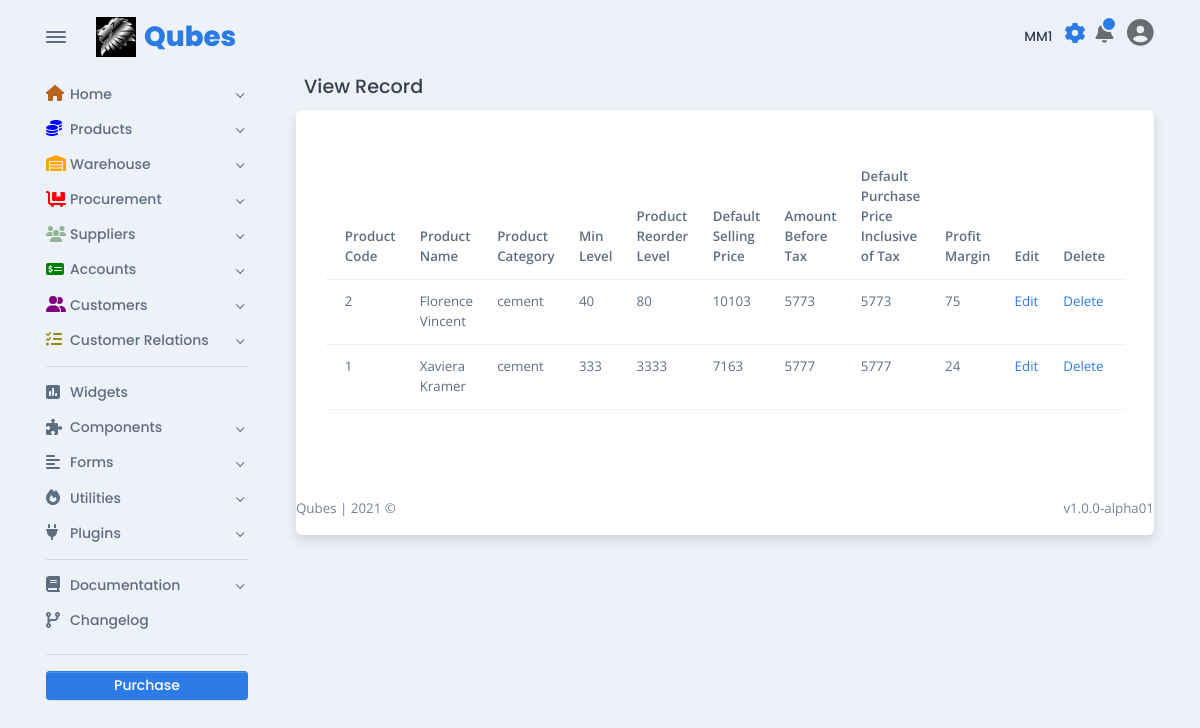
Screenshot of /products/view-product-ui.php (signed in) with the database file from the repository.
### tables this page shows
CREATE TABLE `tbl_product` (
  `product_code` bigint(254) NOT NULL,
  `product_name` varchar(100) NOT NULL,
  `product_unit` varchar(254) NOT NULL,
  `product_category` varchar(254) NOT NULL,
  `min_level` varchar(50) NOT NULL,
  `max_level` varchar(50) NOT NULL,
  `reorder` varchar(50) NOT NULL,
  `product_image` varchar(254) NOT NULL,
  `dsp_price` int(254) NOT NULL,
  `amount_before_tax` int(50) NOT NULL,
  `dpp_inc_tax` int(50) NOT NULL,
  `applicable_tax` int(50) NOT NULL,
  `profit_margin` int(50) NOT NULL,
  `user` varchar(50) NOT NULL,
  `status` varchar(15) NOT NULL DEFAULT 'active'
);

### products/view-product-ui.php (the view, shortened to what this page needs)
<!DOCTYPE html>
<html lang="en-US" dir="ltr">
<?php
include '../includes/base_page/head.php';
?>
<?php
include_once '../includes/dbconnect.php';
?>
<body>
  <main class="main" id="top">
    <div class="container" data-layout="container">
      <?php
      include '../includes/base_page/nav.php';
      ?>
      <div class="content">
        <?php
        include '../navbar-shared.php';
        ?>
        <h5 class="p-2">View Record</h5>
        <div class="card">
          <div class="card-body fs--1 p-4">
            <form>
              <div class="row my-3">
                <div class="col">
                  <table class="table">
                    <thead>
                      <tr>
                        <th scope="col">Product Code</th>
                        <th scope="col">Product Name</th>
                        <th scope="col">Product Category</th>
                        <th scope="col">Min Level</th>
                        <th scope="col">Product Reorder Level</th>
                        <th scope="col">Default Selling Price</th>
                        <th scope="col">Amount Before Tax</th>
                        <th scope="col">Default Purchase Price Inclusive of Tax</th>
                        <th scope="col">Profit Margin</th>
                        <th scope="col">Edit</th>
                        <th scope="col">Delete</th>
                      </tr>
                    </thead>
                    <tbody>
                      <?php
                      $sel_query = "Select * from tbl_product ORDER BY product_code desc;";
                      $result = mysqli_query($conn, $sel_query);
                      while ($row = mysqli_fetch_assoc($result)) { ?>
                        <tr>
                          <td scope="col"><?php echo $row["product_code"]; ?></td>
                          <td scope="col"><?php echo $row["product_name"]; ?></td>
                          <td scope="col"><?php echo $row["product_category"]; ?></td>
                          <td scope="col"><?php echo $row["min_level"]; ?></td>
                          <td scope="col"><?php echo $row["reorder"]; ?></td>
                          <td scope="col"><?php echo $row["dsp_price"]; ?></td>
                          <td scope="col"><?php echo $row["amount_before_tax"]; ?></td>
                          <td scope="col"><?php echo $row["dpp_inc_tax"]; ?></td>
                          <td scope="col"><?php echo $row["profit_margin"]; ?></td>
                          <td scope="col">
                            <a href="edit_ product.php?id=<?php echo $row["product_code"]; ?>">Edit</a>
                          </td>
                          <td scope="col">
                            <a href="delete_product.php?id=<?php echo $row["product_code"]; ?>">Delete</a>
                          </td>
                        </tr>
                      <?php $count++;
                      } ?>
                    </tbody>
                  </table>
                </div>
            </form>
          </div>
        </div>
        <?php
        include '../includes/base_page/footer.php';
        ?>
</body>
</html>

### includes/base_page/head.php (shortened to what this page needs)
<head>
  <link href="../assets/css/theme-rtl.min.css" rel="stylesheet" id="style-rtl">
  <link href="../assets/css/theme.min.css" rel="stylesheet" id="style-default">
</head>

### includes/base_page/nav.php (shortened to what this page needs)
<nav class="navbar navbar-light navbar-vertical navbar-expand-xl">
  <div class="d-flex align-items-center">
    <div class="toggle-icon-wrapper">
      <button class="btn navbar-toggler-humburger-icon navbar-vertical-toggle" data-toggle="tooltip" data-placement="left" title="Toggle Navigation"><span class="navbar-toggle-icon"><span class="toggle-line"></span></span></button>
    </div><a class="navbar-brand" href="../index.html">
      <div class="d-flex align-items-center py-3"><img class="mr-2" src="../assets/img/logos/qubes.jpeg" alt="OG LOL" width="40" /><span class="font-sans-serif">Qubes</span>
      </div>
    </a>
  </div>
  <div class="collapse navbar-collapse" id="navbarVerticalCollapse">
    <?php
    require 'sidenav-shared.php';
    genSideBar();
    ?>
  </div>
</nav>

### includes/base_page/sidenav-shared.php (shortened to what this page needs)
<?php
function genSideBar()
{
  echo <<<EOD
  <div class="navbar-vertical-content scrollbar">
  <ul class="navbar-nav flex-column">
    <li class="nav-item"><a class="nav-link dropdown-indicator" href="#home" data-toggle="collapse" role="button" aria-expanded="false" aria-controls="home">
      <div class="d-flex align-items-center"><span class="nav-link-icon"><span class="fas fa-home" style = "color:#b5651d;"></span></span><span class="nav-link-text"> Home</span>
      </div>
    </a>
  </li>
  <li class="nav-item"><a class="nav-link dropdown-indicator" href="#pages" data-toggle="collapse" role="button" aria-expanded="false" aria-controls="pages">
    <div class="d-flex align-items-center"><span class="nav-link-icon"><span class="fas fa-coins" style="color:blue;"></span></span><span class="nav-link-text"> Products</span>
    </div>
  </a>
</li>
<li class="nav-item"><a class="nav-link dropdown-indicator" href="#purchase_rqn" data-toggle="collapse" role="button" aria-expanded="false" aria-controls="purchase_rqn">
  <div class="d-flex align-items-center"><span class="nav-link-icon"><span class="fas fa-warehouse" style="color:orange;"></span></span><span class="nav-link-text"> Warehouse</span>
  </div>
</a>
</li>
<li class="nav-item"><a class="nav-link dropdown-indicator" href="#email" data-toggle="collapse" role="button" aria-expanded="false" aria-controls="email">
  <div class="d-flex align-items-center"><span class="nav-link-icon"><span class="fas fa-dolly-flatbed" style="color:red;"></span></span><span class="nav-link-text"> Procurement</span>
  </div>
</a>
</li>
<li class="nav-item"><a class="nav-link dropdown-indicator" href="#supply" data-toggle="collapse" role="button" aria-expanded="false" aria-controls="email">
  <div class="d-flex align-items-center"><span class="nav-link-icon"><span class="fas fa-users" style="color:#90B494;"></span></span><span class="nav-link-text"> Suppliers</span>
  </div>
</a>
</li>
<li class="nav-item"><a class="nav-link dropdown-indicator" href="#e-commerce" data-toggle="collapse" role="button" aria-expanded="false" aria-controls="e-commerce">
  <div class="d-flex align-items-center"><span class="nav-link-icon"><span class="fas fa-money-check-alt" style="color:green;"></span></span><span class="nav-link-text"> Accounts</span>
  </div>
</a>
</li>
<li class="nav-item"><a class="nav-link dropdown-indicator" href="#e-custo" data-toggle="collapse" role="button" aria-expanded="false" aria-controls="e-commerce">
  <div class="d-flex align-items-center"><span class="nav-link-icon"><span class="fas fa-user-friends" style="color:purple;"></span></span><span class="nav-link-text"> Customers</span>
  </div>
</a>
</li>
<li class="nav-item"><a class="nav-link dropdown-indicator" href="#e-quote" data-toggle="collapse" role="button" aria-expanded="false" aria-controls="e-commerce">
  <div class="d-flex align-items-center"><span class="nav-link-icon"><span class="fas fa-tasks" style="color:#9b870c;"></span></span><span class="nav-link-text"> Customer Relations</span>
  </div>
</a>
</li>
</ul>
<div class="navbar-vertical-divider">
  <hr class="navbar-vertical-hr my-2" />
</div>
<ul class="navbar-nav flex-column">
  <li class="nav-item"><a class="nav-link" href="../widgets.html">
    <div class="d-flex align-items-center"><span class="nav-link-icon"><span class="fas fa-poll"></span></span><span class="nav-link-text"> Widgets</span>
    </div>
  </a>
</li>
<li class="nav-item"><a class="nav-link dropdown-indicator" href="#components" data-toggle="collapse" role="button" aria-expanded="false" aria-controls="components">
  <div class="d-flex align-items-center"><span class="nav-link-icon"><span class="fas fa-puzzle-piece"></span></span><span class="nav-link-text"> Components</span>
  </div>
</a>
</li>
<li class="nav-item"><a class="nav-link dropdown-indicator" href="#forms" data-toggle="collapse" role="button" aria-expanded="false" aria-controls="forms">
  <div class="d-flex align-items-center"><span class="nav-link-icon"><span class="fas fa-align-left"></span></span><span class="nav-link-text"> Forms</span>
  </div>
</a>
</li>
<li class="nav-item"><a class="nav-link dropdown-indicator" href="#utilities" data-toggle="collapse" role="button" aria-expanded="false" aria-controls="utilities">
  <div class="d-flex align-items-center"><span class="nav-link-icon"><span class="fas fa-fire"></span></span><span class="nav-link-text"> Utilities</span>
  </div>
</a>
</li>
<li class="nav-item"><a class="nav-link dropdown-indicator" href="#plugins" data-toggle="collapse" role="button" aria-expanded="false" aria-controls="plugins">
  <div class="d-flex align-items-center"><span class="nav-link-icon"><span class="fas fa-plug"></span></span><span class="nav-link-text"> Plugins</span>
  </div>
</a>
</li>
</ul>
<div class="navbar-vertical-divider">
  <hr class="navbar-vertical-hr my-2" />
</div>
<ul class="navbar-nav flex-column">
  <li class="nav-item"><a class="nav-link dropdown-indicator" href="#documentation" data-toggle="collapse" role="button" aria-expanded="false" aria-controls="documentation">
    <div class="d-flex align-items-center"><span class="nav-link-icon"><span class="fas fa-book"></span></span><span class="nav-link-text"> Documentation</span>
    </div>
  </a>
</li>
<li class="nav-item"><a class="nav-link" href="../changelog.html">
  <div class="d-flex align-items-center"><span class="nav-link-icon"><span class="fas fa-code-branch"></span></span><span class="nav-link-text"> Changelog</span>
  </div>
</a>
</li>
</ul>
<div class="settings">
  <div class="navbar-vertical-divider">
    <hr class="navbar-vertical-hr my-3" />
  </div><a class="btn btn-sm d-block w-100 btn-purchase" href="https://themes.getbootstrap.com/product/falcon-admin-dashboard-webapp-template/" target="_blank">Purchase</a>
</div>
</div>
EOD;
}

### navbar-shared.php (shortened to what this page needs)
<nav class="navbar navbar-light navbar-glass navbar-top navbar-expand">
  <ul class="navbar-nav navbar-nav-icons ml-auto flex-row align-items-center">
    <ul class="navbar-nav align-items-center d-none d-lg-block">
      <li class="nav-item">
        <h6 id="branch" class="mt-3 mr-2"><?= $_SESSION['branch'] ?></h6>
      </li>
    </ul>
    <li class="nav-item"><a class="nav-link settings-popover" href="#settings-modal" data-toggle="modal"><span class="ripple"></span><span class="fa-spin position-absolute all-0 d-flex flex-center"><span class="icon-spin position-absolute all-0 d-flex flex-center">
            </span></span></a></li>
    <li class="nav-item dropdown">
      <a class="nav-link notification-indicator notification-indicator-primary px-0 icon-indicator" id="navbarDropdownNotification" href="#" role="button" data-toggle="dropdown" aria-haspopup="true" aria-expanded="false"><span class="fas fa-bell" data-fa-transform="shrink-6" style="font-size: 33px;"></span></a>
    </li>
    <li class="nav-item dropdown"><a class="nav-link pr-0" id="navbarDropdownUser" href="#" role="button" data-toggle="dropdown" aria-haspopup="true" aria-expanded="false">
        <div>
          <span class="fa fa-user-circle fa-2x mt-0"></span>
        </div>
      </a>
    </li>
  </ul>
</nav>

### includes/base_page/footer.php (shortened to what this page needs)
<footer>
  <div class="row g-0 justify-content-between fs--1 mt-4 mb-3">
    <div class="col-12 col-sm-auto text-center">
      <p class="mb-0 text-600">Qubes <span class="d-none d-sm-inline-block">| </span><br class="d-sm-none" /> 2021 &copy;</p>
    </div>
    <div class="col-12 col-sm-auto text-center">
      <p class="mb-0 text-600">v1.0.0-alpha01</p>
    </div>
  </div>
</footer>
</div>
</div>
</main>

### rows the page displays
tbl_product: product_code "2", product_name "Florence Vincent", product_category "cement", min_level "40", reorder "80", dsp_price "10103", amount_before_tax "5773", dpp_inc_tax "5773", profit_margin "75"
tbl_product: product_code "1", product_name "Xaviera Kramer", product_category "cement", min_level "333", reorder "3333", dsp_price "7163", amount_before_tax "5777", dpp_inc_tax "5777", profit_margin "24"

### other values shown
$_SESSION['branch'] "MM1"
